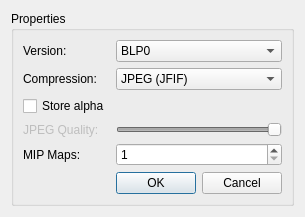
<?xml version="1.0" encoding="UTF-8"?>
<ui version="4.0">
 <class>BlpDialog</class>
 <widget class="QDialog" name="BlpDialog">
  <property name="geometry">
   <rect>
    <x>0</x>
    <y>0</y>
    <width>286</width>
    <height>214</height>
   </rect>
  </property>
  <property name="windowTitle">
   <string>Save BLP</string>
  </property>
  <layout class="QGridLayout" name="gridLayout_2">
   <item row="0" column="0">
    <widget class="QGroupBox" name="groupBox">
     <property name="title">
      <string>Properties</string>
     </property>
     <layout class="QGridLayout" name="gridLayout">
      <item row="0" column="0">
       <widget class="QLabel" name="label_3">
        <property name="text">
         <string>Version:</string>
        </property>
       </widget>
      </item>
      <item row="0" column="1">
       <widget class="KComboBox" name="m_versionComboBox">
        <item>
         <property name="text">
          <string>BLP0</string>
         </property>
        </item>
        <item>
         <property name="text">
          <string>BLP1</string>
         </property>
        </item>
        <item>
         <property name="text">
          <string>BLP2</string>
         </property>
        </item>
       </widget>
      </item>
      <item row="1" column="0">
       <widget class="QLabel" name="label_2">
        <property name="text">
         <string>Compression:</string>
        </property>
       </widget>
      </item>
      <item row="1" column="1">
       <widget class="KComboBox" name="m_compressionComboBox">
        <item>
         <property name="text">
          <string>JPEG (JFIF)</string>
         </property>
        </item>
        <item>
         <property name="text">
          <string>Paletted</string>
         </property>
        </item>
       </widget>
      </item>
      <item row="2" column="0">
       <widget class="QCheckBox" name="m_storeAlphaCheckBox">
        <property name="text">
         <string>Store alpha</string>
        </property>
       </widget>
      </item>
      <item row="3" column="0">
       <widget class="QLabel" name="m_jpegQualityLabel">
        <property name="enabled">
         <bool>false</bool>
        </property>
        <property name="text">
         <string>JPEG Quality:</string>
        </property>
       </widget>
      </item>
      <item row="3" column="1">
       <widget class="QSlider" name="m_jpegQualityHorizontalSlider">
        <property name="enabled">
         <bool>false</bool>
        </property>
        <property name="minimum">
         <number>-1</number>
        </property>
        <property name="maximum">
         <number>100</number>
        </property>
        <property name="value">
         <number>100</number>
        </property>
        <property name="orientation">
         <enum>Qt::Horizontal</enum>
        </property>
       </widget>
      </item>
      <item row="4" column="0">
       <widget class="QLabel" name="label_5">
        <property name="text">
         <string>MIP Maps:</string>
        </property>
       </widget>
      </item>
      <item row="4" column="1">
       <widget class="QSpinBox" name="m_mipMapsSpinBox">
        <property name="minimum">
         <number>1</number>
        </property>
        <property name="maximum">
         <number>16</number>
        </property>
       </widget>
      </item>
      <item row="5" column="1">
       <widget class="KDialogButtonBox" name="m_dialogButtonBox">
        <property name="standardButtons">
         <set>QDialogButtonBox::Cancel|QDialogButtonBox::Ok</set>
        </property>
       </widget>
      </item>
     </layout>
    </widget>
   </item>
  </layout>
 </widget>
 <customwidgets>
  <customwidget>
   <class>KDialogButtonBox</class>
   <extends>QDialogButtonBox</extends>
   <header>kdialogbuttonbox.h</header>
  </customwidget>
  <customwidget>
   <class>KComboBox</class>
   <extends>QComboBox</extends>
   <header>kcombobox.h</header>
  </customwidget>
 </customwidgets>
 <resources/>
 <connections/>
</ui>
